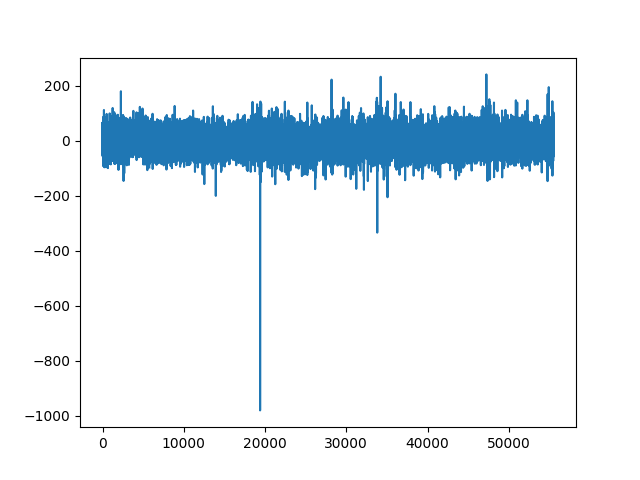

The Python source for this figure:
#imports
import numpy as np
import math
import matplotlib.pyplot as plt

##################################
#####                        #####
#####    trace functions     #####
#####                        #####
##################################

def read_file(filepath):
        with open(filepath, 'rb') as f:
                trace = np.fromfile(f, dtype)
        return trace

def get_not(trace):
        number_of_traces = (trace[3] << 24) + (trace[2] << 16) + (trace[1] << 8) + trace[0]
        return number_of_traces

def get_trace_array(trace, number_of_traces):
        #create numpy array for fixed_traces
        tracepoints = np.zeros([number_of_traces, 55500], dtype)

        #for each trace in the file
        for y in range(number_of_traces):
                # check if number of points is 55500
                offset = (55520 * y)
                #print(y)
                number_of_points = (trace[7+offset] << 24) + (trace[6+offset] << 16) + (trace[5+offset] << 8) + trace[4+offset]
                if number_of_points != 55500:
                        print('ERROR: Trace ' + str(y) + ' has ' + str(number_of_points) + ' points, instead of 55500!')
                        break

                # write tracepoints into array
                for x in range(55500):
                        tracepoints[y][x] = trace[x+8]
        return tracepoints



##################################
#####                        #####
#####    T-Test functions    #####
#####                        #####
##################################

def mean(trace_array, rows):
        mean = np.arange(55500, dtype=float)
        sum = 0.0
        for x in range(55500):
                for y in range(rows):
                        sum += trace_array[y][x]
                mean[x] = sum / rows
        return mean

def standard_deviation(trace_array, rows, mean):
        sigma = np.arange(55500, dtype=float)
        sum = 0.0
        for x in range(55500):
                for y in range(rows):
                        sum += ((trace_array[y][x] - mean[x]) ** 2)
                variance = sum / (rows - 1)
                sigma[x] = math.sqrt(variance)
        return sigma

def t_test(mean1, mean2, sd1, sd2, rows1, rows2):
        t = np.arange(55500, dtype=float)
        diff_of_means = 0.0
        for x in range(55500):
                diff_of_means = mean1[x] - mean2[x]
                
                # test if difference of means is negative. If so, make it positive
                #if diff_of_means < 0:
                #        diff_of_means *= -1

                t[x] = diff_of_means / (math.sqrt(((sd1[x] * sd1[x]) / rows1) + ((sd2[x] * sd2[x]) / rows2)))
        return t
                


##################################
#####                        #####
#####    Read Trace Files    #####
#####                        #####
##################################

#set options to print np array as hex
np.set_printoptions(formatter={'int':lambda x:hex(int(x))})
dtype = np.dtype('B')


########## Fixed plaintexts ##########
##### Traces_00000.dat
fixed_trace_00000 = read_file("Traces_fixed/Traces_00000.dat")
fixed_not_00000 = get_not(fixed_trace_00000)

##### Traces_00001.dat
fixed_trace_00001 = read_file("Traces_fixed/Traces_00001.dat")
fixed_not_00001 = get_not(fixed_trace_00001)

##### Traces_00002.dat
fixed_trace_00002 = read_file("Traces_fixed/Traces_00002.dat")
fixed_not_00002 = get_not(fixed_trace_00002)

##### Traces_00003.dat
fixed_trace_00003 = read_file("Traces_fixed/Traces_00003.dat")
fixed_not_00003 = get_not(fixed_trace_00003)

##### Traces_00001.dat
fixed_trace_00004 = read_file("Traces_fixed/Traces_00004.dat")
fixed_not_00004 = get_not(fixed_trace_00004)


##################################


########## Random plaintexts ##########
#### Traces_00000.dat
random_trace_00000 = read_file("Traces_random/Traces_00000.dat")
random_not_00000 = get_not(random_trace_00000)

random_trace_00001 = read_file("Traces_random/Traces_00001.dat")
random_not_00001 = get_not(random_trace_00001)

random_trace_00002 = read_file("Traces_random/Traces_00002.dat")
random_not_00002 = get_not(random_trace_00002)

random_trace_00003 = read_file("Traces_random/Traces_00003.dat")
random_not_00003 = get_not(random_trace_00003)

random_trace_00004 = read_file("Traces_random/Traces_00004.dat")
random_not_00004 = get_not(random_trace_00004)

random_trace_00005 = read_file("Traces_random/Traces_00005.dat")
random_not_00005 = get_not(random_trace_00005)


##################################
#####                        #####
#####    Tracepoint Array    #####
#####                        #####
##################################

#get overall fixed_traces
print('Generating fixed_traces...')
fixed_trace_array_00000 = get_trace_array(fixed_trace_00000, fixed_not_00000)
fixed_trace_array_00001 = get_trace_array(fixed_trace_00001, fixed_not_00001)
fixed_trace_array_00002 = get_trace_array(fixed_trace_00002, fixed_not_00002)
fixed_trace_array_00003 = get_trace_array(fixed_trace_00003, fixed_not_00003)
fixed_trace_array_00004 = get_trace_array(fixed_trace_00004, fixed_not_00004)

fixed_traces = np.vstack((fixed_trace_array_00000, fixed_trace_array_00001, fixed_trace_array_00002, fixed_trace_array_00003, fixed_trace_array_00004))
print('The array for fixed_traces was successfully generated.')
print('Number of (rows,columns) = ', np.shape(fixed_traces))
print(" ")


print('Generating random_traces...')
random_trace_array_00000 = get_trace_array(random_trace_00000, random_not_00000)
random_trace_array_00001 = get_trace_array(random_trace_00001, random_not_00001)
random_trace_array_00002 = get_trace_array(random_trace_00002, random_not_00002)
random_trace_array_00003 = get_trace_array(random_trace_00003, random_not_00003)
random_trace_array_00004 = get_trace_array(random_trace_00004, random_not_00004)
random_trace_array_00005 = get_trace_array(random_trace_00005, random_not_00005)

random_traces = np.vstack((random_trace_array_00000, random_trace_array_00001, random_trace_array_00002, random_trace_array_00003, random_trace_array_00004, random_trace_array_00005))
print('The array for random_traces was successfully generated.')
print('Number of (rows,columns) = ', np.shape(random_traces))
print(" ")



##################################
#####                        #####
#####         T-Test         #####
#####                        #####
##################################

# get number of rows for both trace arrays
fixed_rows = np.shape(fixed_traces)[0]
random_rows = np.shape(random_traces)[0]

# get mean of fixed values
print('Generating fixed_mean values...')
fixed_mean = mean(fixed_traces, fixed_rows)
output = np.savetxt('fixed_mean.txt', fixed_mean)
print(output)
print('Done.')
print(" ")


# get mean of random values
print('Generating random_mean values...')
random_mean = mean(random_traces, random_rows)
output = np.savetxt('random_mean.txt', random_mean)
print(output)
print('Done.')
print(" ")



# get standard deviation of fixed values
print('Generating fixed_standard_deviation values...')
fixed_sd = standard_deviation(fixed_traces, fixed_rows, fixed_mean)
output = np.savetxt('fixed_standard_deviation.txt', fixed_sd)
print(output)
print('Done.')
print(" ")

# get standard deviation of random values
print('Generating random_standard_deviation values...')
random_sd = standard_deviation(random_traces, random_rows, random_mean)
output = np.savetxt('random_standard_deviation.txt', random_sd)
print(output)
print('Done.')
print(" ")

# computing t-test
print('Computing the T-Test...')
t = t_test(fixed_mean, random_mean, fixed_sd, random_sd, fixed_rows, random_rows)
output = np.savetxt('ttest.txt', t)
print(output)

print('Done.')



##################################
#####                        #####
#####          Plot          #####
#####                        #####
##################################


x = np.arange(55500)
plt.plot(x, t)
plt.show()

print('Press any button to exit...')
x = input()
